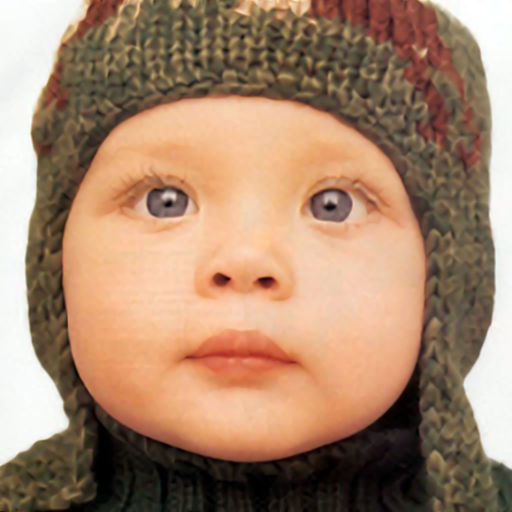
#> input picture Data/Set5/1.png, 512 x 512 px; its folder holds only this picture in this run
$ jupyter execute --allow-errors 'Wiener Filter.ipynb'   (Python 2 division)   (older library calls are emulated)
#> lines starting #> are read from the running program, lines starting #| are printed output that depends on the picture
## Denoising and deblurring using Wiener Filter

### Problem Statement

Consider an image corrupted by both additive Gaussian noise and defocus blur. Design an algorithm to restore the image to make it less noisy and less blurry. Evaluate the restored image using appropriate quality metrics for varying amounts of noise and blur. Hint: One can use Wiener filter or its variants to achieve this.

### Introduction

#### About
For a signal d(n), possessing a noise n(n), we have effective signal as $x(n) = d(n)*h(n) + n(n)$ in the sample domain. Our aim is to reconstruct the signal d(n) from a given x(n). For this we use Wiener Filters.

Wiener Filter is an Adaptive Filter. It works based on the PSF of the functions; such that based on the training data it sees, the filter will find a $g(n)$ to convert $x(n)$ to reconstructed signal $s(n)$ to match $d(n)$. In frequency domain for PSD's D and N respectively, the transfer function corresponds to,
$G(u,v) = E[\frac{H(u,v)^* D}{H(u,v)^* H(u,v) D + N}]$

Here, we take the assumption that each pixel from each image (data point) has equal contribution. Hence the pmf is uniform.

#### Modelling the Noise
Here, we will transform the image a gaussian kernel which is the transfer function of an LTI system. After this, we add noise to images. Wiener Filters are defined for WSS processes. For a AWGN, we can assume Gaussian Noise with a mean zero and variance randomly varying for the sake of robustness.

### Importing Libraries

The following libraries are needed. They can be installed by `pip install <lib-name>` or running `requirements.txt` attached along with this notebook.
1. cv2 for image read , write and display
2. os to access files from dataset
3. numpy for all operations on the image

[cell 1]
import cv2
import os
import numpy as np
import scipy
from scipy.signal import convolve

### Approach

#### Metrics
We use two metrics, namely Peak Signal to Noise Ratio (PSNR) and Structural Similarity Index (SSIM)

[cell 2]
def psnr(im1, im2):
    mse = np.mean((im1-im2)**2)
    if mse == 0:
        return 100
    return 20 * np.log10(255 / np.sqrt(mse))

[cell 3]
def ssim(im1, im2):
    from skimage.measure import compare_ssim
    if im1.dtype!=im2.dtype:
        im1 = np.int64(im1)
        im2 = np.int64(im2)
    if im1.shape>1:
        return compare_ssim(im1, im2, multichannel=True)
    else:
        return compare_ssim(im1,im2)

### Preprocessing & Additions
Images are first, padded and then patched into 64 x 64 size. Then, the images are convolved with a gaussian blur and finally gaussian noise is added.

[cell 4]
size = 64

def pad(im, w0=size, h0=size):
    w,h = im.shape
    l_pad = (w0-w)//2
    t_pad = (h0-h)//2

    if w%2==0 and h%2==0:
        im2 = cv2.copyMakeBorder(im, l_pad,t_pad,l_pad,t_pad,cv2.BORDER_CONSTANT,value=[0,0,0])

    elif w%2!=0 and h%2==0:
        im2 = cv2.copyMakeBorder(im, l_pad+1,l_pad,t_pad,t_pad,cv2.BORDER_CONSTANT,value=[0,0,0])

    elif w%2==0 and h%2!=0:
        im2 = cv2.copyMakeBorder(im, l_pad,l_pad,t_pad+1,t_pad,cv2.BORDER_CONSTANT,value=[0,0,0])
    else:
        im2 = cv2.copyMakeBorder(im, l_pad+1,l_pad,t_pad+1,t_pad,cv2.BORDER_CONSTANT,value=[0,0,0])
    return im2

[cell 5]
def noise(row = size,col = size,ch=1):
    mean = 127
    var = np.random.randint(0,10)
    sigma = var**0.5
    gauss = np.random.normal(mean,sigma,(row,col))
    gauss = gauss.reshape(row,col)
    return gauss

[cell 6]
# Credits: https://www.scipy-lectures.org/intro/scipy/auto_examples/solutions/plot_image_blur.html

def blur(dim=5):
    t = np.linspace(-10, 10, dim)
    bump = np.exp(-0.1*t**2)
    bump /= np.trapz(bump) # normalize the integral to 1

    # make a 2-D kernel out of it
    kernel = bump[:, np.newaxis] * bump[np.newaxis, :]
    return kernel

#### Dataset

Training Dataset chosen is Set5 dataset, more because of the variety it captures in terms of scenes as well as colours. The data is loaded and padded to be then appended in the data variable. This will ensure uniformity in image size.
Patches are stored in basic as well as blurred form to create our training set.

[cell 7]
train_folder = "./Data/Set5/"

files = os.listdir(train_folder)

images = []
blurred = []

for file_name in files:
    #print(files)
    name = file_name.split(".")[0]
    img = cv2.imread(train_folder+file_name,0)
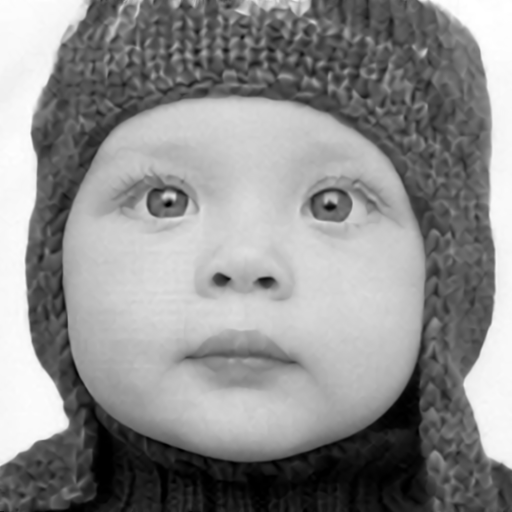
#> img: shape (512, 512); min 0, max 255, mean 140.7
    w,h = img.shape
#> w = 512; h = 512

    filt = blur()
    p = convolve(img,filt,'same')
    p = p/np.max(p)

    for i in range(size,w,size):
        for j in range(size,h+1,size):
            patch = img[(i-size):i,(j-size):j]/255.0
            images.append(patch)
            blurred.append(p[(i-size):i,(j-size):j])
#> after the loop, blurred = 56 items; images = 56 items

[cell 8]
blurred = np.array(blurred)
images = np.array(images)
print(blurred.shape, images.shape)
#| (56, 64, 64) (56, 64, 64)

#### Training
The training function is based on the fact that using Wiener Filter in frequency domain for PSD's D and N respectively, the transfer function corresponds to,
$G(u,v) = E[\frac{H(u,v)^* D}{H(u,v)^* H(u,v) *D + N}]$

Finally $G(u,v)$ gives us the final filter coefficients

[cell 9]
def train(blurred, images):
    G = np.zeros(images[0].shape, dtype='complex128')
    G1 = np.zeros(images[0].shape, dtype='complex128')
    G2 = np.zeros(images[0].shape, dtype='complex128')
    #avg = np.mean(data,axis=0)
    l = images.shape[0]
#> l = 56
    for i in range(l):
        img = images[i]
        x = blurred[i]
        row, col = img.shape
        gauss = noise(row, col)/255
        #gauss = gauss/np.max(gauss)
        D = np.fft.fft2(img)
        N = np.fft.fft2(gauss)
        X = np.fft.fft2(x+gauss)
        H = (X-N)/D
        G1 = (np.conjugate(H)*D*np.conj(D))/65536
        G2 = (np.conjugate(H)*H*D*np.conj(D)/65536 + N*np.conj(N)/65536)
        G += G1/G2
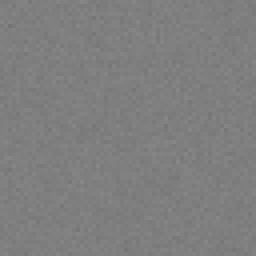
#> gauss: shape (64, 64) float64 (shown 4 times larger); min 0.456, max 0.531, mean 0.498
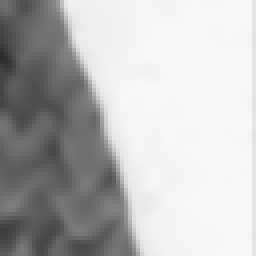
#> img: shape (64, 64) float64 (shown 4 times larger); min 0.172, max 0.976, mean 0.732
    return G/l

[cell 10]
H = train(images, blurred)
if np.real(np.max(H))>10000:
    H = train(images, blurred)

np.min(H), np.max(H), H.shape

### Visualizing H(u,v)
Transfer function should be a band pass filter and must be given by circle

[cell 11]
k = np.abs(H)
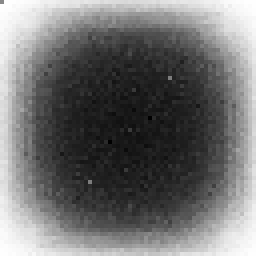
#> k: shape (64, 64) float64 (shown 4 times larger); min 0.0789, max 1, mean 0.487; drawn with min black and max white
k = k/np.max(k)
#display(k)
cv2.imwrite("./Results/Transfer.jpg",np.uint8(k*255))
#> Out = True

### Testing

For testing we will first define a function to display an image. This is done to avoid redundancy in code. `display()` will internally work on `cv2.imshow()`

[cell 12]
def display(image, name='Screen'):
    cv2.imshow(name,image)
    cv2.waitKey()
    cv2.destroyAllWindows()

[cell 13]
def test(im):
    #im = cv2.imread('/home/manas/Datasets/Dataset/BSDS300/images/train/134008.jpg',0)
    w,h = im.shape
    size = 64

    im = pad(im, int(np.ceil(w*1.0/size)*size), int(np.ceil(h*1.0/size)*size))
    final = np.zeros(im.shape)
    w,h = im.shape
    #print w,h
    gauss = noise(w,h)
    #gauss -= np.min(gauss)
    y = convolve(im,blur(),'same')
    imnoise = y + gauss
    imnoise[imnoise>255] = 255
    imnoise[imnoise<0] = 0
    imnoise /= 255

    for i in range(size,w+1,size):
            for j in range(size,h+1,size):
                patch = imnoise[(i-size):i,(j-size):j]

                X_test = np.fft.fft2(patch)
                out = np.fft.ifft2(H*X_test)
                output = np.absolute(out)
                output = output/np.max(output)
                final[(i-size):i,(j-size):j] = output
#     display(imnoise)
#     display(final)
    cv2.imwrite("./Results/"+name+"_Output.jpg",np.uint8(final*255))
    cv2.imwrite("./Results/"+name+"_Input.jpg",np.uint8(imnoise*255))
    return psnr(np.uint8(imnoise*255),im), psnr(im,np.uint8(final*255.0)), ssim(im,final), ssim(np.uint8(imnoise*255),im)

[cell 14]
folder = "./Data/Set14/"

#> (the rest of this cell did not finish here and is left out)

### Example Testing
We choose a random image to add noise to and the denoise it using Wiener Filter

[cell 15]
im = cv2.imread('./Data/134052.jpg',0)
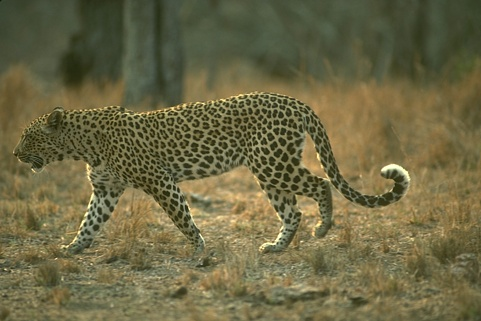
#> input picture Data/134052.jpg, 481 x 321 px
#> im: shape (321, 481); min 20, max 255, mean 101.2
#test(im)
w,h = im.shape
#> w = 321; h = 481
size = 64

im = pad(im, int(np.ceil(w*1.0/size)*size), int(np.ceil(h*1.0/size)*size))
final = np.zeros(im.shape)
w,h = im.shape
#> w = 384; h = 512
gauss = noise(w,h)

y = convolve(im,blur(),'same')
imnoise = y + gauss
imnoise[imnoise>255] = 255
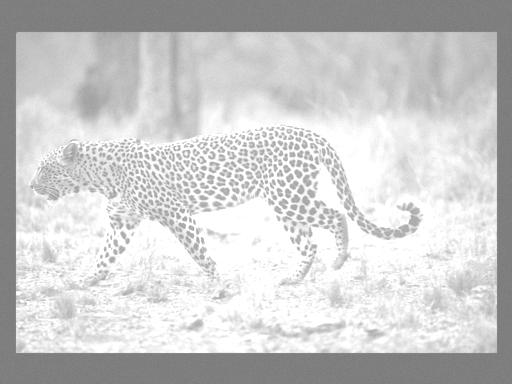
#> imnoise: shape (384, 512) float64; min 118.7, max 255, mean 204.2
imnoise[imnoise<0] = 0
imnoise /= 255


for i in range(size,w+1,size):
        for j in range(size,h+1,size):
            patch = im[(i-size):i,(j-size):j]
            #print np.max(imnoise), np.min(imnoise), np.min(gauss), np.max(gauss)
            #print psnr(im,imnoise), ssim(im,imnoise)
            X_test = np.fft.fft2(patch)
            out = np.fft.ifft2(H*X_test)
            output = np.absolute(out)
            # output[output<0] = 0.0
            # output[output>1] = 1.0
            #np.max(output)
            output = output/np.max(output)
            final[(i-size):i,(j-size):j] = output
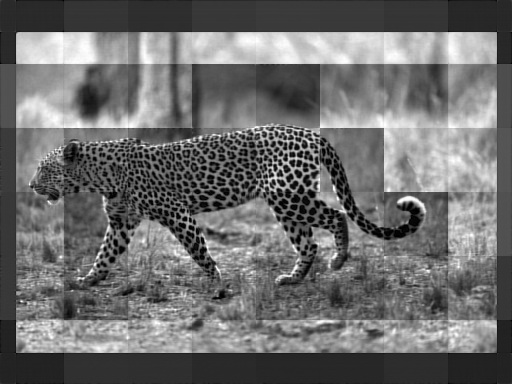
#> final: shape (384, 512) float64; min 1.93e-05, max 1, mean 0.432
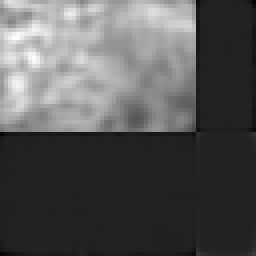
#> output: shape (64, 64) float64 (shown 4 times larger); min 0.00946, max 1, mean 0.341
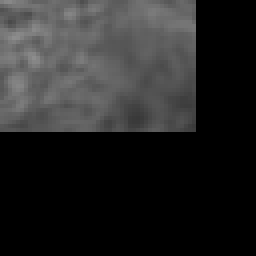
#> patch: shape (64, 64) (shown 4 times larger); min 0, max 141, mean 38.2

#### Exploration
Checking for the PSNR and SSIM between image and the blurred image for the testing image, reveals us the amount of degradation brought in image based on noise.
After that the images are displayed for perceptual understanding.

[cell 16]
display(im, "Original")
display(gauss/np.max(gauss), "Noise")
#> call 2 of display, with name = 'Noise'
#> in display (call 2), `cv2.imshow(name,image)`:
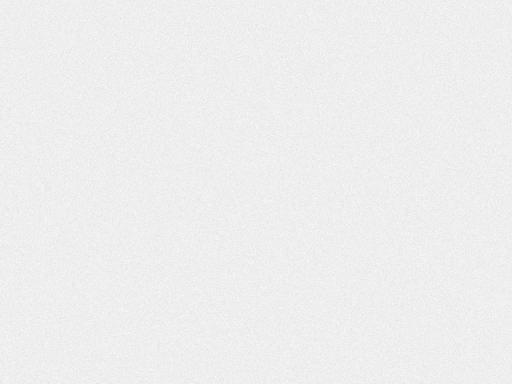
#> window 'Noise': shape (384, 512) float64; min 0.872, max 1, mean 0.936
display(imnoise, "Noisy Image")
display(final,"Wiener Output")
cv2.imwrite("./Results/Test_In.jpg",np.uint8(imnoise*255))
cv2.imwrite("./Results/Test_Out.jpg",np.uint8(final*255))
#> Out = True

#### Evaluation
The metrics are based on PSNR and SSIM of the image after filtering and the source image (noise free)

[cell 17]
print "Noise"
print "PSNR: ", round(psnr(np.uint8(imnoise*255),im),4),"dB"
#> in psnr, `mse = np.mean((im1-im2)**2)`: mse = 20.14
#| PSNR:  35.0894 dB
#> (the rest of this cell did not finish here and is left out)
